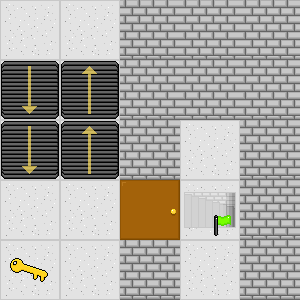

A level layout from a 2D game, rendered from its tile map. Below: a short description, then the map file with its tile-grid data intact:
An orthogonal 5x5 tile map with 60x60 px tiles, 3 tile layers (Hidden Traps, Floor, Objects).

<map version="1.2" tiledversion="1.2.2" orientation="orthogonal" renderorder="right-down" width="5" height="5" tilewidth="60" tileheight="60" infinite="0" nextlayerid="4" nextobjectid="1">
 <tileset firstgid="1" source="../data/objects.tsx" />
 <layer id="3" name="Hidden Traps" width="5" height="5">
  <data encoding="csv">
0,0,0,0,0,
0,0,0,0,0,
0,0,0,12,0,
12,0,0,0,0,
0,12,0,12,0
</data>
 </layer>
 <layer id="1" name="Floor" width="5" height="5">
  <data encoding="csv">
2,2,2,2,2,
2,2,2,2,2,
2,2,2,2,2,
2,2,2,2,2,
2,2,2,2,2
</data>
 </layer>
 <layer id="2" name="Objects" width="5" height="5">
  <data encoding="csv">
0,0,5,5,5,
11,9,5,5,5,
11,9,5,0,5,
0,0,1,7,5,
3,0,5,0,5
</data>
 </layer>
</map>
